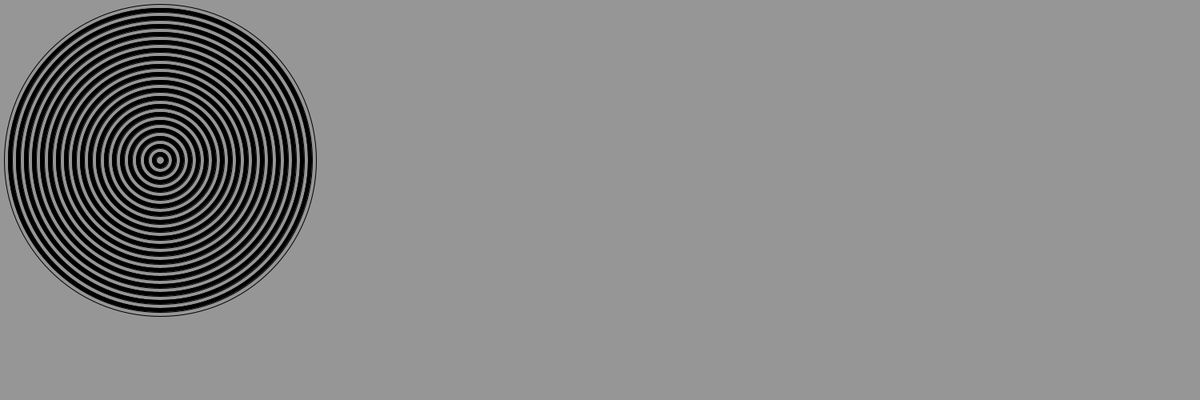
Frame 1 (no input)
Frame 60 (the mouse pressed at the canvas centre just before this capture): identical to frame 1, image omitted
Frame 120 (the mouse held since frame 60 and released just before this capture): identical to frame 1, image omitted

The Processing sketch that drew this single still picture (run headless with seeded random() and noise(); from frame 60 on, the mouse is pressed at the canvas centre):

// Processing sketch: amazing_rings
// ── amazing_rings.pde
  int circleWidth= 400;
  int circleHeight=400;
  int circleX=200;
  int circleY=200;


void setup(){
  background(150,150,150);
  size(1500, 500);  
  ring1();
}

void draw(){
  
  
  


 
}

                
 public void ring1(){
   for(int numberOfRings=0; numberOfRings<40; numberOfRings++){  
         if (numberOfRings == 39) break;    
        if (numberOfRings % 2==0){
          fill(150,150,150);
        }  
        else {
          fill (0,0,0);
        }
        ellipse(circleX,circleY,circleWidth-=10, circleHeight-=10);
      }
 }
